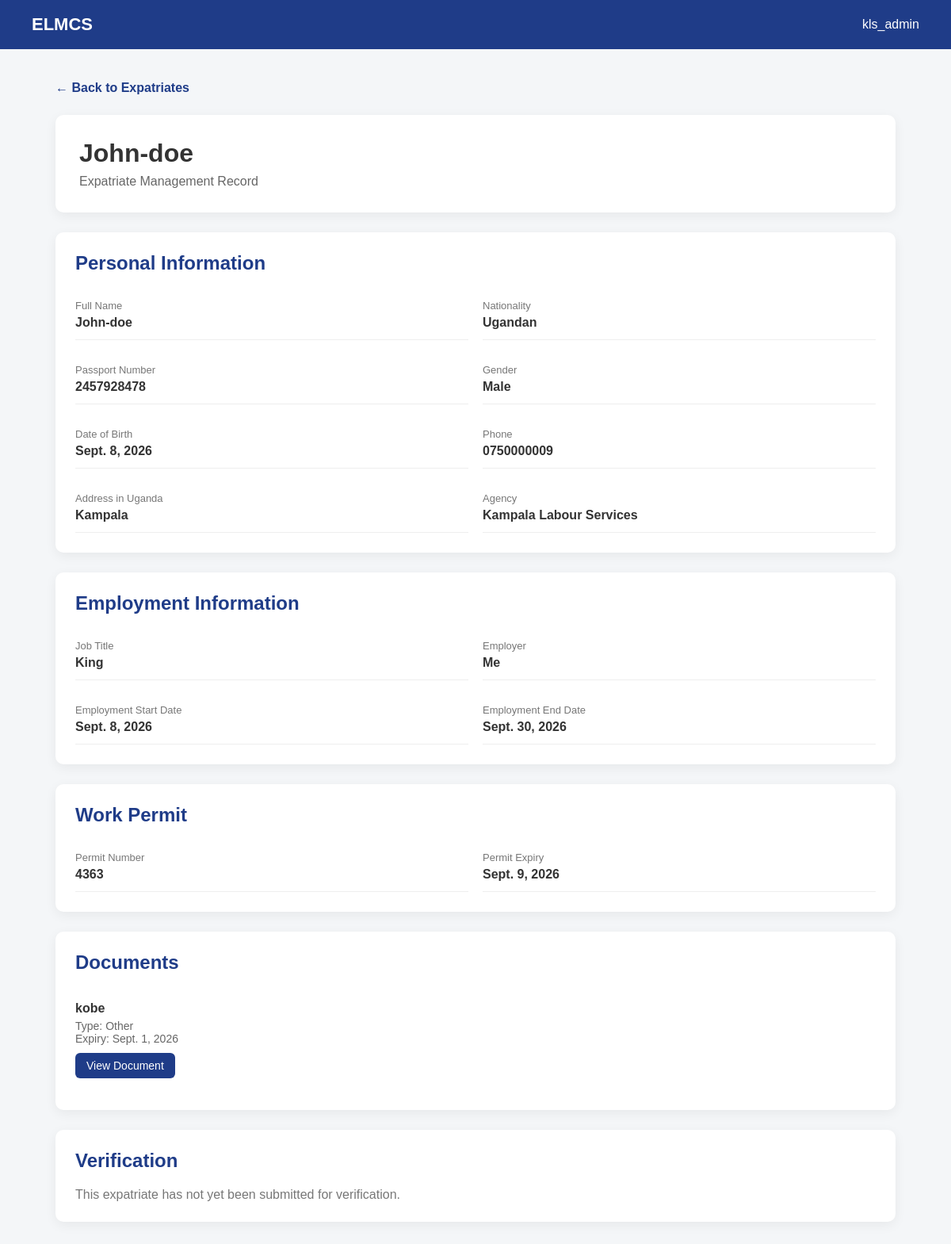
The page /expatriate/1/ (signed in) on the database its author committed.
### accounts/models.py (models this page shows, shortened)
class User(AbstractUser):
    class Role(models.TextChoices):
        EXPATRIATE = 'EXPATRIATE', 'Expatriate'
        AGENCY = 'AGENCY', 'Agency'
        GOVERNMENT = 'GOVERNMENT', 'Government Officer'
    role = models.CharField(
        max_length=20,
        choices=Role.choices,
        default=Role.EXPATRIATE
    )

### expatriates/models.py (models this page shows, shortened)
class Expatriate(models.Model):
    class Gender(models.TextChoices):
        MALE = 'MALE', 'Male'
        FEMALE = 'FEMALE', 'Female'
        OTHER = 'OTHER', 'Other'
    user = models.OneToOneField(
        settings.AUTH_USER_MODEL,
        on_delete=models.CASCADE,
        related_name='expatriate_profile'
    )
    agency = models.ForeignKey(
        'agencies.Agency',
        on_delete=models.SET_NULL,
        null=True,
        blank=True,
        related_name='expatriates'
    )
    date_of_birth = models.DateField()
    nationality = models.CharField(max_length=100)
    passport_number = models.CharField(
        max_length=100,
        unique=True
    )
    gender = models.CharField(
        max_length=10,
        choices=Gender.choices
    )
    phone = models.CharField(max_length=30)
    address_in_uganda = models.CharField(max_length=255)
    job_title = models.CharField(max_length=150)
    employer = models.CharField(max_length=200)
    employment_start_date = models.DateField()
    employment_end_date = models.DateField(
        null=True,
        blank=True
    )
    work_permit_number = models.CharField(
        max_length=100,
        unique=True
    )
    work_permit_expiry = models.DateField()
    created_at = models.DateTimeField(auto_now_add=True)
    updated_at = models.DateTimeField(auto_now=True)

class Document(models.Model):
    class DocumentType(models.TextChoices):
        PASSPORT = 'PASSPORT', 'Passport'
        WORK_PERMIT = 'WORK_PERMIT', 'Work Permit'
        EMPLOYMENT_CONTRACT = 'EMPLOYMENT_CONTRACT', 'Employment Contract'
        OTHER = 'OTHER', 'Other'
    expatriate = models.ForeignKey(
        Expatriate,
        on_delete=models.CASCADE,
        related_name='documents'
    )
    document_type = models.CharField(
        max_length=30,
        choices=DocumentType.choices
    )
    title = models.CharField(max_length=200)
    file = models.FileField(
        upload_to='expatriate_documents/'
    )
    expiry_date = models.DateField(
        null=True,
        blank=True
    )
    uploaded_at = models.DateTimeField(
        auto_now_add=True
    )

### agencies/models.py (models this page shows)
class Agency(models.Model):
    name = models.CharField(max_length=200)
    registration_number = models.CharField(
    max_length=100,
    unique=True
    )
    address = models.CharField(max_length=255)
    phone = models.CharField(max_length=30)
    email = models.EmailField()
    created_at = models.DateTimeField(auto_now_add=True)
    users = models.ManyToManyField(
        settings.AUTH_USER_MODEL,
        related_name='agencies',
        blank=True
    )
    def __str__(self):
        return self.name

### accounts/views.py (the view)
@login_required
def expatriate_detail(request, expatriate_id):
    if request.user.role not in ['AGENCY', 'GOVERNMENT']:
        return redirect('dashboard')
    expatriate = get_object_or_404(
        Expatriate.objects.select_related(
            'user',
            'agency'
        ),
        id=expatriate_id
    )
    if request.user.role == 'AGENCY':
        agency = request.user.agencies.first()
        if expatriate.agency != agency:
            return redirect('agency_expatriates')
    documents = expatriate.documents.all().order_by(
        '-uploaded_at'
    )
    verification = expatriate.verifications.select_related(
        'verified_by'
    ).order_by(
        '-created_at'
    ).first()
    return render(
        request,
        'accounts/expatriate_detail.html',
        {
            'expatriate': expatriate,
            'documents': documents,
            'verification': verification,
        }
    )

### accounts/templates/accounts/expatriate_detail.html (shortened to what this page needs)
<!DOCTYPE html>
<html lang="en">
<head>
</head>
<body>
<nav class="navbar">
    <div class="brand">
        ELMCS
    </div>
    <div>
        {{ request.user.get_full_name|default:request.user.username }}
    </div>
</nav>
<main class="container">
    {% if request.user.role == 'GOVERNMENT' %}
        <a href="{% url 'government_expatriates' %}" class="back">
            ← Back to Expatriates
        </a>
    {% else %}
        <a href="{% url 'agency_expatriates' %}" class="back">
            ← Back to Expatriates
        </a>
    {% endif %}
    <div class="header">
    <h1>
        {{ expatriate.user.get_full_name|default:expatriate.user.username }}
    </h1>
    <p>
        Expatriate Management Record
    </p>
</div>
    <div class="section">
        <h2>Personal Information</h2>
        <div class="details">
            <div class="detail">
                <div class="label">Full Name</div>
                <div class="value">
                    {{ expatriate.user.get_full_name|default:expatriate.user.username }}
                </div>
            </div>
            <div class="detail">
                <div class="label">Nationality</div>
                <div class="value">
                    {{ expatriate.nationality }}
                </div>
            </div>
            <div class="detail">
                <div class="label">Passport Number</div>
                <div class="value">
                    {{ expatriate.passport_number }}
                </div>
            </div>
            <div class="detail">
                <div class="label">Gender</div>
                <div class="value">
                    {{ expatriate.get_gender_display }}
                </div>
            </div>
            <div class="detail">
                <div class="label">Date of Birth</div>
                <div class="value">
                    {{ expatriate.date_of_birth }}
                </div>
            </div>
            <div class="detail">
                <div class="label">Phone</div>
                <div class="value">
                    {{ expatriate.phone }}
                </div>
            </div>
            <div class="detail">
                <div class="label">Address in Uganda</div>
                <div class="value">
                    {{ expatriate.address_in_uganda }}
                </div>
            </div>
            <div class="detail">
                <div class="label">Agency</div>
                <div class="value">
                    {{ expatriate.agency|default:"Not assigned" }}
                </div>
            </div>
        </div>
    </div>
    <div class="section">
        <h2>Employment Information</h2>
        <div class="details">
            <div class="detail">
                <div class="label">Job Title</div>
                <div class="value">
                    {{ expatriate.job_title }}
                </div>
            </div>
            <div class="detail">
                <div class="label">Employer</div>
                <div class="value">
                    {{ expatriate.employer }}
                </div>
            </div>
            <div class="detail">
                <div class="label">Employment Start Date</div>
                <div class="value">
                    {{ expatriate.employment_start_date }}
                </div>
            </div>
            <div class="detail">
                <div class="label">Employment End Date</div>
                <div class="value">
                    {{ expatriate.employment_end_date|default:"Not specified" }}
                </div>
            </div>
        </div>
    </div>
    <div class="section">
        <h2>Work Permit</h2>
        <div class="details">
            <div class="detail">
                <div class="label">Permit Number</div>
                <div class="value">
                    {{ expatriate.work_permit_number }}
                </div>
            </div>
            <div class="detail">
                <div class="label">Permit Expiry</div>
                <div class="value">
                    {{ expatriate.work_permit_expiry }}
                </div>
            </div>
        </div>
    </div>
    <div class="section">
        <h2>Documents</h2>
        {% for document in documents %}
            <div class="document">
                <div class="document-title">
                    {{ document.title }}
                </div>
                <div class="document-info">
                    Type: {{ document.get_document_type_display }}
                </div>
                <div class="document-info">
                    Expiry:
                    {{ document.expiry_date|default:"Not specified" }}
                </div>
                <a
                    href="{{ document.file.url }}"
                    target="_blank"
                    class="button"
                >
                    View Document
                </a>
            </div>
        {% empty %}
            <p class="empty">
                No documents have been submitted.
            </p>
        {% endfor %}
    </div>
    <div class="section">
        <h2>Verification</h2>
        {% if verification %}
            <div class="detail">
                <div class="label">Status</div>
                <div class="value">
                    <span class="status">
                        {{ verification.get_status_display }}
                    </span>
                </div>
            </div>
            <div class="detail">
                <div class="label">Verified By</div>
                <div class="value">
                    {{ verification.verified_by|default:"Not yet verified" }}
                </div>
            </div>
            <div class="detail">
                <div class="label">Verification Date</div>
                <div class="value">
                    {{ verification.verified_at|default:"Not yet verified" }}
                </div>
            </div>
            <div class="detail">
                <div class="label">Notes</div>
                <div class="value">
                    {{ verification.notes|default:"No notes provided." }}
                </div>
            </div>
        {% else %}
            <p class="empty">
                This expatriate has not yet been submitted for verification.
            </p>
        {% endif %}
    </div>
</main>
</body>
</html>

### accounts/templates/accounts/expatriate_detail.html (style rules this page uses)
* { box-sizing: border-box; margin: 0; padding: 0; }
body { font-family: Arial, sans-serif; background: #f4f6f8; color: #333; }
.navbar { background: #1f3c88; color: white; padding: 18px 40px; display: flex; justify-content: space-between; align-items: center; }
.brand { font-size: 22px; font-weight: bold; }
.container { max-width: 1100px; margin: 40px auto; padding: 0 20px; }
.back { display: inline-block; margin-bottom: 25px; color: #1f3c88; text-decoration: none; font-weight: bold; }
.header { background: white; padding: 30px; border-radius: 10px; box-shadow: 0 4px 15px rgba(0, 0, 0, 0.06); margin-bottom: 25px; }
.header h1 { margin-bottom: 8px; }
.header p { color: #666; }
.section { background: white; padding: 25px; border-radius: 10px; box-shadow: 0 4px 15px rgba(0, 0, 0, 0.06); margin-bottom: 25px; }
.section h2 { color: #1f3c88; margin-bottom: 20px; }
.details { display: grid; grid-template-columns: repeat(2, 1fr); gap: 18px; }
.detail { padding: 12px 0; border-bottom: 1px solid #eee; }
.label { font-size: 13px; color: #777; margin-bottom: 5px; }
.value { font-weight: bold; }
.document { padding: 15px 0; border-bottom: 1px solid #eee; }
.document:last-child { border-bottom: none; }
.document-title { font-weight: bold; margin-bottom: 5px; }
.document-info { color: #666; font-size: 14px; }
.button { display: inline-block; margin-top: 10px; padding: 8px 14px; background: #1f3c88; color: white; text-decoration: none; border-radius: 6px; font-size: 14px; }
.empty { color: #777; }

### rows shown on the page
User: user.get_full_name "kls_admin"
Expatriate: user.get_full_name "John-doe", nationality "Ugandan", passport_number "2457928478", gender "Male", date_of_birth "Sept. 8, 2026", phone "0750000009", address_in_uganda "Kampala", agency "Kampala Labour Services", job_title "King", employer "Me", employment_start_date "Sept. 8, 2026", employment_end_date "Sept. 30, 2026", work_permit_number "4363", work_permit_expiry "Sept. 9, 2026"
Document: title "kobe", document_type "Other", expiry_date "Sept. 1, 2026"
